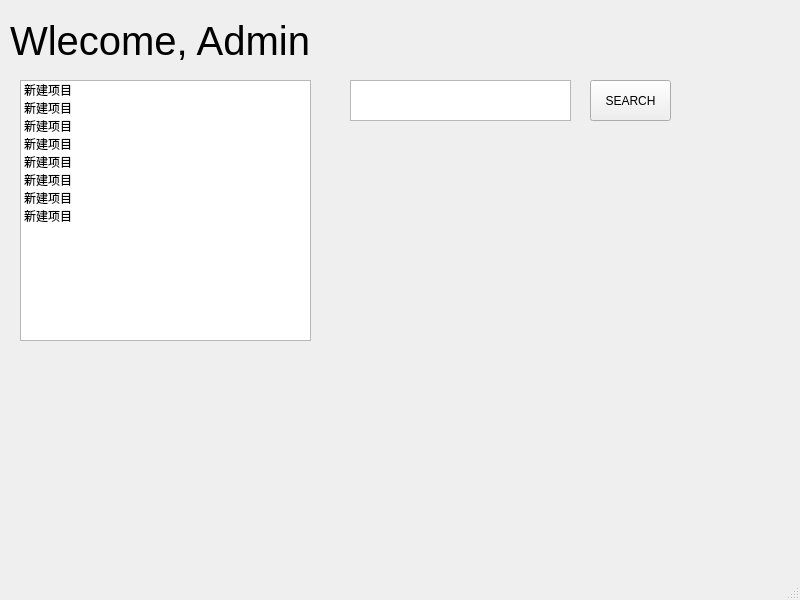
<?xml version="1.0" encoding="UTF-8"?>
<ui version="4.0">
 <class>MainWindow</class>
 <widget class="QMainWindow" name="MainWindow">
  <property name="geometry">
   <rect>
    <x>0</x>
    <y>0</y>
    <width>800</width>
    <height>600</height>
   </rect>
  </property>
  <property name="windowTitle">
   <string>MainWindow</string>
  </property>
  <widget class="QWidget" name="centralwidget">
   <widget class="QLabel" name="label">
    <property name="geometry">
     <rect>
      <x>10</x>
      <y>10</y>
      <width>431</width>
      <height>61</height>
     </rect>
    </property>
    <property name="font">
     <font>
      <pointsize>30</pointsize>
     </font>
    </property>
    <property name="text">
     <string>Wlecome, Admin</string>
    </property>
   </widget>
   <widget class="QListWidget" name="message_list">
    <property name="geometry">
     <rect>
      <x>20</x>
      <y>80</y>
      <width>291</width>
      <height>261</height>
     </rect>
    </property>
    <item>
     <property name="text">
      <string>新建项目</string>
     </property>
    </item>
    <item>
     <property name="text">
      <string>新建项目</string>
     </property>
    </item>
    <item>
     <property name="text">
      <string>新建项目</string>
     </property>
    </item>
    <item>
     <property name="text">
      <string>新建项目</string>
     </property>
    </item>
    <item>
     <property name="text">
      <string>新建项目</string>
     </property>
    </item>
    <item>
     <property name="text">
      <string>新建项目</string>
     </property>
    </item>
    <item>
     <property name="text">
      <string>新建项目</string>
     </property>
    </item>
    <item>
     <property name="text">
      <string>新建项目</string>
     </property>
    </item>
   </widget>
   <widget class="QPushButton" name="userSearchButton">
    <property name="geometry">
     <rect>
      <x>590</x>
      <y>80</y>
      <width>81</width>
      <height>41</height>
     </rect>
    </property>
    <property name="text">
     <string>SEARCH</string>
    </property>
   </widget>
   <widget class="QTextEdit" name="userSearch">
    <property name="geometry">
     <rect>
      <x>350</x>
      <y>80</y>
      <width>221</width>
      <height>41</height>
     </rect>
    </property>
   </widget>
  </widget>
  <widget class="QMenuBar" name="menubar">
   <property name="geometry">
    <rect>
     <x>0</x>
     <y>0</y>
     <width>800</width>
     <height>21</height>
    </rect>
   </property>
  </widget>
  <widget class="QStatusBar" name="statusbar"/>
 </widget>
 <resources/>
 <connections/>
</ui>
